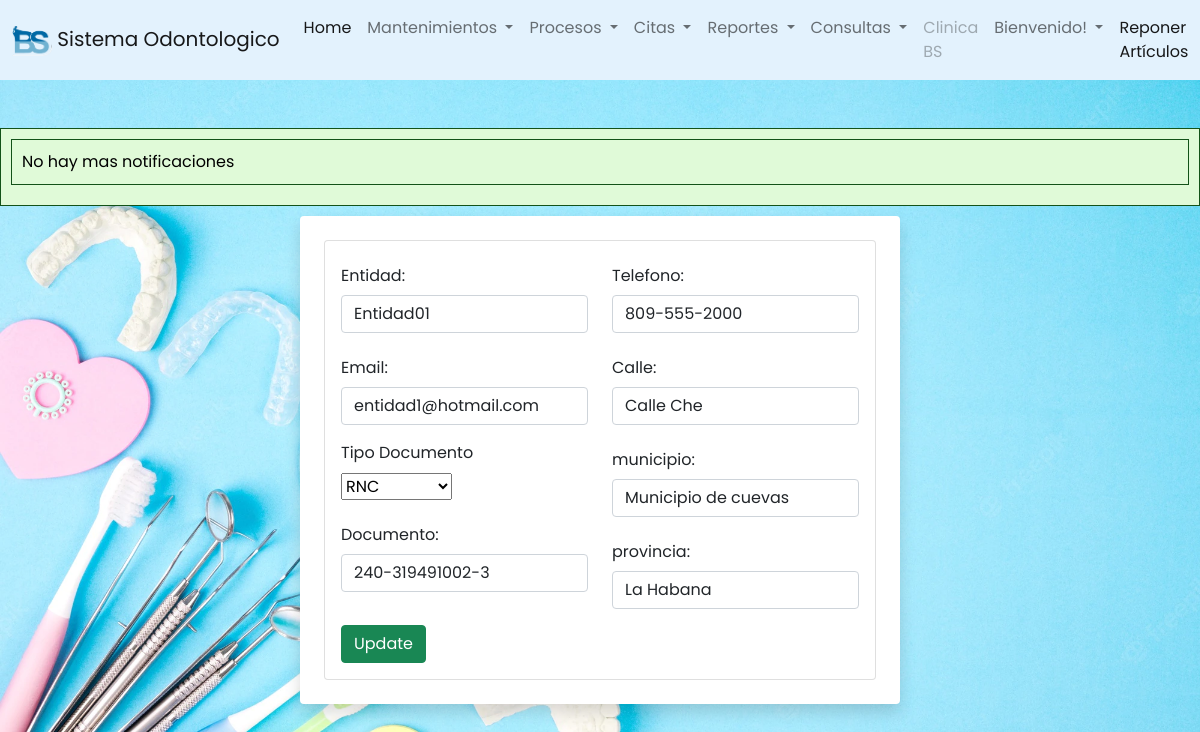
Screenshot of /odontologia/entidades/editarentidad.php?id=1 with the database file from the repository.
### tables this page shows
CREATE TABLE `entidad` (
  `id_ent` int(11) NOT NULL,
  `nom_ent` varchar(100) DEFAULT NULL,
  `datos` int(11) DEFAULT NULL,
  `status` int(11) DEFAULT NULL
);

CREATE TABLE `email` (
  `id_email` int(11) NOT NULL,
  `email` varchar(100) DEFAULT NULL
);

CREATE TABLE `tip_documento` (
  `id_tip` int(11) NOT NULL,
  `tip_docu` varchar(90) DEFAULT NULL
);

CREATE TABLE `documentos` (
  `id_docu` int(11) NOT NULL,
  `tip_docu` int(11) DEFAULT NULL,
  `num_docu` char(200) DEFAULT NULL
);

CREATE TABLE `telefono` (
  `id_telf` int(11) NOT NULL,
  `tip_telf` int(11) DEFAULT NULL,
  `n_telf` char(90) DEFAULT NULL
);

CREATE TABLE `calles` (
  `id_calle` int(11) NOT NULL,
  `id_mun` int(11) DEFAULT NULL,
  `nom_calle` varchar(100) DEFAULT NULL
);

CREATE TABLE `municipio` (
  `id_mun` int(11) NOT NULL,
  `id_prov` int(11) DEFAULT NULL,
  `nom_mun` varchar(100) DEFAULT NULL
);

CREATE TABLE `provincia` (
  `id_prov` int(11) NOT NULL,
  `pais` int(11) DEFAULT NULL,
  `nom_prov` varchar(100) DEFAULT NULL
);

### odontologia/entidades/editarentidad.php (the view, shortened to what this page needs)
<?php
    include('../conexion.php');
    if(isset($_GET['id'])){
        $id = $_GET['id'];
        $query ="SELECT en.id_ent, en.nom_ent,
        e.email, d.num_docu,t.id_tip ,t.tip_docu, tl.n_telf, dr.id_dir, c.nom_calle, m.nom_mun,pr.nom_prov
        FROM entidad AS en INNER JOIN datos AS dt
        ON en.datos = dt.id_datos INNER JOIN email AS e ON dt.email = e.id_email INNER JOIN documentos as d on
        dt.dat_docu = d.id_docu INNER JOIN  tip_documento as t on d.tip_docu = t.id_tip INNER JOIN telefono as tl on dt.dat_telf = tl.id_telf
        INNER JOIN direccion as dr on dt.dat_dir = dr.id_dir INNER JOIN calles as c on dr.calle = c.id_calle INNER JOIN municipio as m
        on c.id_mun = m.id_mun INNER JOIN provincia as pr on m.id_prov = pr.id_prov WHERE id_ent = $id";
        $result = mysqli_query($conexion, $query);
        if(mysqli_num_rows($result) == 1){
            $option = '';
            while($row = mysqli_fetch_array($result)){
                $entidad = $row['nom_ent'];
                $email = $row['email'];
                $idtipdoc = $row['id_tip'];
                $tipdocu = $row['tip_docu'];
                $docum = $row['num_docu'];
                $telefono = $row['n_telf'];
                $calle = $row['nom_calle'];
                $munip = $row['nom_mun'];
                $provin = $row['nom_prov'];
                if($idtipdoc == 1){
                    $option = '<option value="'.$idtipdoc.'"select>'.$tipdocu.'</option>';
                }
                else if($idtipdoc == 2){
                    $option = '<option value="'.$idtipdoc.'"select>'.$tipdocu.'</option>';
                }
                else if($idtipdoc == 3){
                    $option = '<option value="'.$idtipdoc.'"select>'.$tipdocu.'</option>';
                }
                else if($idtipdoc == 4){
                    $option = '<option value="'.$idtipdoc.'"select>'.$tipdocu.'</option>';
                }
                else if($idtipdoc == 5){
                    $option = '<option value="'.$idtipdoc.'"select>'.$tipdocu.'</option>';
                }
            }
        }
    }
?>
<?php include("../includes/header.php")?>
<?php include("../includes/footer.php")?>
<div class="container bg-white rounded shadow p-4 col-xl-4 col-lg-6" style="width: 50%">
    <div class="card card-body">
                    <form action="editarentidad.php?id=<?php echo $_GET['id'];?> " method="POST">
                    <div class="row">
                        <div class="col">
                    <div class="mb-3">
                        <label for="entidad" class="col-form-label">Entidad:</label>
                        <input type="text" class="form-control" id="entidad" name="entidad" value="<?php echo $entidad;?>"  placeholder="Actualiza Nombre">
                    </div>
                    <div class="mb-3">
                        <label for="email" class="col-form-label">Email:</label>
                        <input type="email" class="form-control" id="email" name="email" value="<?php echo $email;?>"  placeholder="Actualiza Fecha">
                    </div>
                    <div class="mb-3">
                        <label for="tipdocu" class="form-label">Tipo Documento</label>
                        <br>
                        <select name="tipdocu" id="tipdocu" class="notItemOne">
                            <?php
                                echo $option;
                            ?>
                        </select>
                    </div>
                    <div class="mb-3">
                        <label for="documento" class="col-form-label">Documento:</label>
                        <input type="text" class="form-control" id="docu" name="docu" value="<?php echo $docum;?>"  placeholder="Actualiza Documento">
                    </div>
                    </div>
                    <div class="col">
                    <div class="mb-3">
                        <label for="telefono" class="col-form-label">Telefono:</label>
                        <input type="telefono" class="form-control" id="telefono" name="telefono" value="<?php echo $telefono;?>"  placeholder="Actualiza telefono">
                    </div>
                    <div class="mb-3">
                        <label for="calle" class="col-form-label">Calle:</label>
                        <input type="text" class="form-control" id="calle" name="calle" value="<?php echo $calle;?>"  placeholder="Actualiza calle">
                    </div>
                    <div class="mb-3">
                        <label for="municipio" class="col-form-label">municipio:</label>
                        <input type="text" class="form-control" id="munip" name="munip" value="<?php echo $munip;?>"  placeholder="Actualiza municipio">
                    </div>
                    <div class="mb-3">
                        <label for="provincia" class="col-form-label">provincia:</label>
                        <input type="text" class="form-control" id="provin" name="provin" value="<?php echo $provin;?>"  placeholder="Actualiza provincia">
                    </div>
                    </div>
                    </div>
                    <button class="btn btn-success" name="update">
                        Update
                    </button>
                    </form>
    </div>
</div>

### odontologia/CSS/styl.css (style rules this page uses)
* { margin: 0; padding: 0; user-select: none; box-sizing: border-box; font-family: 'Poppins', sans-serif; }
body { margin: 0; background-image: url('fondo\ menu.webp'); background-size: cover; background-attachment: fixed; }

### odontologia/includes/ejecutar_procedimiento.php (style rules this page uses)
body { background-color: #f0f0f0; font-family: Arial, sans-serif; color: #333; margin: 0; padding: 0; }

### rows the page displays
entidad: entidad "Entidad01", email "entidad1@hotmail.com", tipdocu "RNC", docu "240-319491002-3", telefono "809-555-2000", calle "Calle Che", munip "Municipio de cuevas", provin "La Habana"
